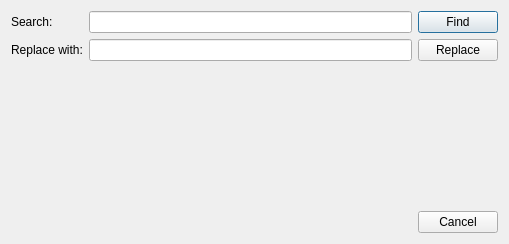
<?xml version="1.0" encoding="UTF-8"?>
<ui version="4.0">
 <class>Search</class>
 <widget class="QDialog" name="Search">
  <property name="windowModality">
   <enum>Qt::ApplicationModal</enum>
  </property>
  <property name="geometry">
   <rect>
    <x>0</x>
    <y>0</y>
    <width>509</width>
    <height>244</height>
   </rect>
  </property>
  <property name="sizePolicy">
   <sizepolicy hsizetype="Preferred" vsizetype="Preferred">
    <horstretch>0</horstretch>
    <verstretch>0</verstretch>
   </sizepolicy>
  </property>
  <property name="windowTitle">
   <string>Dialog</string>
  </property>
  <layout class="QVBoxLayout" name="verticalLayout" stretch="0,0,0">
   <item>
    <layout class="QGridLayout" name="gridLayout">
     <item row="0" column="0">
      <widget class="QLabel" name="label">
       <property name="text">
        <string>Search:</string>
       </property>
      </widget>
     </item>
     <item row="0" column="1">
      <widget class="QLineEdit" name="findEdit"/>
     </item>
     <item row="0" column="2">
      <widget class="QPushButton" name="findButton">
       <property name="text">
        <string>Find</string>
       </property>
      </widget>
     </item>
     <item row="1" column="0">
      <widget class="QLabel" name="label_2">
       <property name="text">
        <string>Replace with:</string>
       </property>
      </widget>
     </item>
     <item row="1" column="1">
      <widget class="QLineEdit" name="replaceEdit"/>
     </item>
     <item row="1" column="2">
      <widget class="QPushButton" name="replaceButton">
       <property name="text">
        <string>Replace</string>
       </property>
      </widget>
     </item>
    </layout>
   </item>
   <item>
    <spacer name="verticalSpacer">
     <property name="orientation">
      <enum>Qt::Vertical</enum>
     </property>
     <property name="sizeHint" stdset="0">
      <size>
       <width>20</width>
       <height>40</height>
      </size>
     </property>
    </spacer>
   </item>
   <item>
    <layout class="QHBoxLayout" name="horizontalLayout">
     <item>
      <spacer name="horizontalSpacer">
       <property name="orientation">
        <enum>Qt::Horizontal</enum>
       </property>
       <property name="sizeHint" stdset="0">
        <size>
         <width>40</width>
         <height>20</height>
        </size>
       </property>
      </spacer>
     </item>
     <item>
      <widget class="QPushButton" name="cancelButton">
       <property name="text">
        <string>Cancel</string>
       </property>
      </widget>
     </item>
    </layout>
   </item>
  </layout>
 </widget>
 <resources/>
 <connections>
  <connection>
   <sender>cancelButton</sender>
   <signal>released()</signal>
   <receiver>Search</receiver>
   <slot>reject()</slot>
   <hints>
    <hint type="sourcelabel">
     <x>435</x>
     <y>227</y>
    </hint>
    <hint type="destinationlabel">
     <x>497</x>
     <y>-15</y>
    </hint>
   </hints>
  </connection>
 </connections>
</ui>
